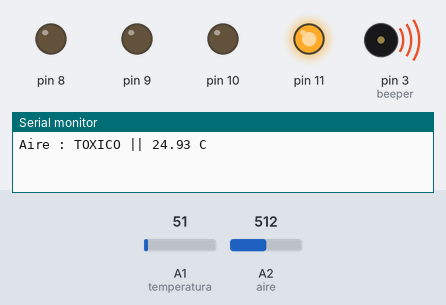
Bench run of a sketch on a simulated Arduino Uno, built with avr-gcc and run on an emulated ATmega328P. Parts: output pins drawn as LEDs (lit = HIGH), buzzer (waves = sounding), the last lines printed to the serial monitor. The inputs (shaded band) are chosen by the test bench; at power-on: A2 (aire) = 512, A1 (temperatura) = 51.

Above: at 4.8 s.
4.9 s: A2 (aire) set to 290
At 9.1 s:
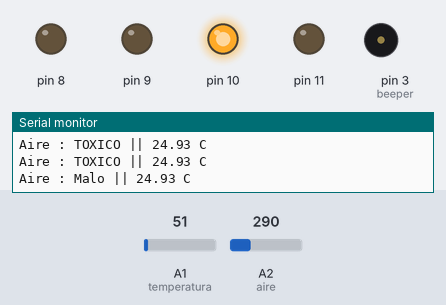
9.9 s: A2 (aire) set to 183
14.9 s: A2 (aire) set to 167
At 18.5 s:
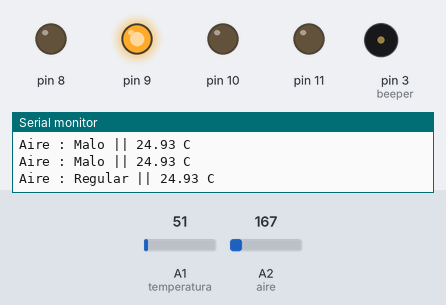
19.9 s: A2 (aire) set to 140
At 20.8 s:
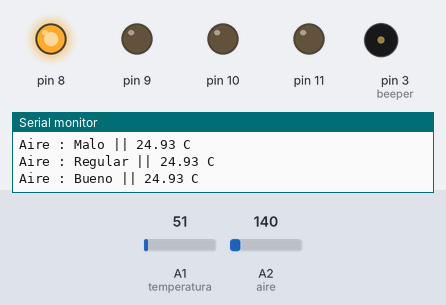
24.9 s: A2 (aire) set to 160
At 26.6 s:
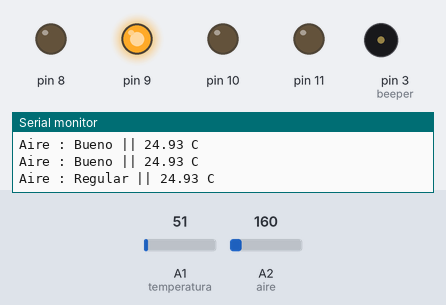
29.9 s: A2 (aire) set to 185
At 32.4 s:
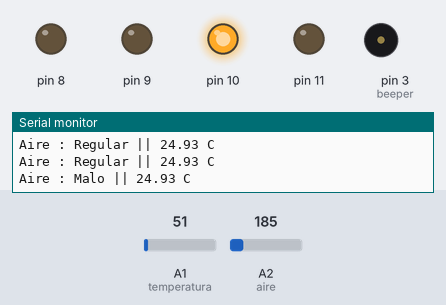
Timing chart, 0 to 33.9 s (numbered marks = the images above; inputs shaded):
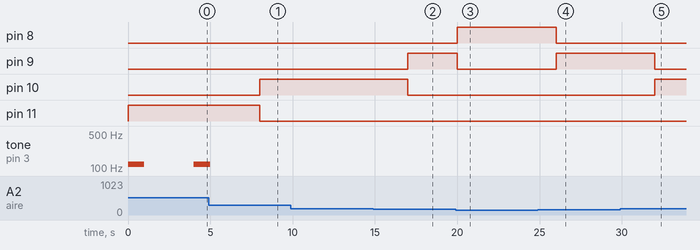

The sketch:

CFaire.ino
```cpp
#define aire    2
#define temperatura    A1
#define beeper    3
int gasLevel = 0;
float temp;
String quality = "";

void setup() {
  Serial.begin(9600);
  pinMode(aire, INPUT);
  pinMode(temperatura, INPUT);
  pinMode(8, OUTPUT);
  pinMode(9, OUTPUT);
  pinMode(10, OUTPUT);
  pinMode(11, OUTPUT);
  pinMode(beeper, OUTPUT);
}

void loop() {
  gasLevel = analogRead(aire);
  temp = analogRead(temperatura);
  if (gasLevel < 150) {
    quality = "Bueno";
    digitalWrite(8, HIGH);
    digitalWrite(9, LOW);
    digitalWrite(10, LOW);
    digitalWrite(11, LOW);
  }
  else if (gasLevel > 150 && gasLevel < 175) {
    quality = "Regular";
    digitalWrite(8, LOW);
    digitalWrite(9, HIGH);
    digitalWrite(10, LOW);
    digitalWrite(11, LOW);
  }
  else if (gasLevel > 175 && gasLevel < 300) {
    quality = "Malo";
    digitalWrite(8, LOW);
    digitalWrite(9, LOW);
    digitalWrite(10, HIGH);
    digitalWrite(11, LOW);
  }
  else if (gasLevel > 300) {
    quality = "TOXICO";
    digitalWrite(8, LOW);
    digitalWrite(9, LOW);
    digitalWrite(10, LOW);
    digitalWrite(11, HIGH);
    tone(beeper, 120);
    delay(1000);
    noTone(beeper);
  }
  temp = ((temp * 5000.0) / 1023) / 10;
  Serial.println("Aire : " + quality + " || " + temp + " C");
  delay(3000);
}
```

Measured:
- the behaviour switches between 175 and 174 on A2 (aire) (found by bisection; images 1 and 2)
- after the input at 4.9 s, pin 10: LOW → HIGH after 3.1 s; pin 11: HIGH → LOW after 3.1 s; tone on pin 3 (beeper): goes on until 5.0 s, then stays silent
- after the input at 14.9 s, pin 9: LOW → HIGH after 2.1 s; pin 10: HIGH → LOW after 2.1 s
- after the input at 19.9 s, pin 8: LOW → HIGH after 0.11 s; pin 9: HIGH → LOW after 0.11 s
- after the input at 24.9 s, pin 8: HIGH → LOW after 1.1 s; pin 9: LOW → HIGH after 1.1 s
- after the input at 29.9 s, pin 9: HIGH → LOW after 2.1 s; pin 10: LOW → HIGH after 2.1 s
